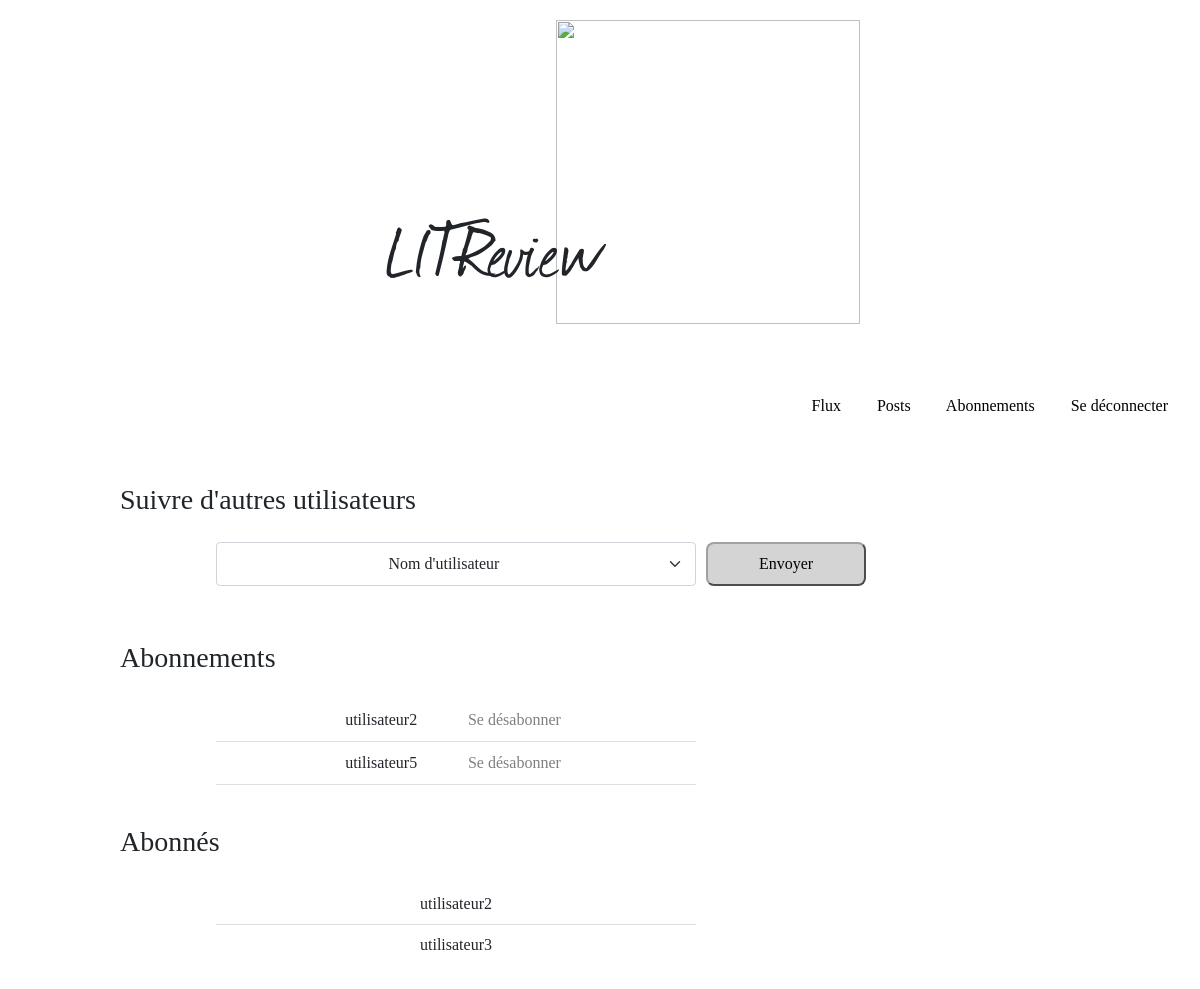
/follow-users/ (signed in), run on the app's committed database.
### blog/models.py (models this page shows)
class UserFollows(models.Model):
    user = models.ForeignKey(to=settings.AUTH_USER_MODEL, on_delete=models.CASCADE, related_name='following')
    followed_user = models.ForeignKey(to=settings.AUTH_USER_MODEL, on_delete=models.CASCADE, related_name='followed_by')
    class Meta:
        unique_together=('user', 'followed_user', )

### blog/views.py (the view)
# urls.py: path('follow-users/', blog.views.follow_users, name='follow_users'),
@login_required
def follow_users(request):
    follow_form = forms.UsersFollowForm()
    users = User.objects.filter(~Q(followed_by__in=request.user.following.all())).exclude(id=request.user.id)
    context = {'users': users,}
    if request.method == 'POST' and "new-user-follow-button" in request.POST:
        follow_form = forms.UsersFollowForm(request.POST)
        if follow_form.is_valid():
            usersFollow = follow_form.save()
            usersFollow.save()
            return render(request, 'blog/follow_users.html', context=context)
    if request.method == 'POST' and "delete-user-follow-button" in request.POST:
        instance = models.UserFollows.objects.get(user=request.user, followed_user=request.POST['delete-user-follow-button'])
        instance.delete()
        return render(request, 'blog/follow_users.html', context=context)
    return render(request, 'blog/follow_users.html', context=context)

### blog/templates/blog/follow_users.html (shortened to what this page needs)
{% extends 'base.html' %}
{% block content %}
<div id="follow-template">
    <form method="post">
        <div class="mb-4">
            <h3>Suivre d'autres utilisateurs</h3>
            <div id="choose-user-to-follow">
                <select class="form-select" name="followed_user" required id="id_followed_user">
                    <option value selected>Nom d'utilisateur</option>
                </select>
                <button type="submit" class="button-type" name="new-user-follow-button">Envoyer</button>
            </div>
        </div>
    </form>
    <form method="post">
        <div class="mb-4">
            <h3>Abonnements</h3>
            <ul class="list-group list-group-flush ">
                {% for user in request.user.following.all %}
                    <li class="list-group-item">{{ user.followed_user }}<button class="button-unfollow" name="delete-user-follow-button" value="{{ user.followed_user.id }}">Se désabonner</button></li>
                {% endfor %}
            </ul>
        </div>
    </form>
    <div class="mb-4">
        <h3>Abonnés</h3>
        <div class="follow-list">
        <ul class="list-group list-group-flush">
            {% for user in request.user.followed_by.all %}
                <li class="list-group-item">{{ user.user }}</li>
            {% endfor %}
        </ul>
        </div>
    </div>
</div>
{% endblock content %}

### static/LITReview/styles.css (style rules this page uses)
body { font-family:'Times New Roman', Times, serif; }
h3 { margin-top: 15px; margin-bottom: 25px; }
form { display:flex; flex-direction: column; }
.button-type { color: black; border-radius: 8px; border-style: outset; border-width: 2px; border-color: rgb(161, 161, 161); padding-top: 8px; padding-bottom: 8px; margin-left: auto; margin-right: auto; margin-bottom: 15px; background-color: rgb(212, 212, 212); text-align: center; cursor: pointer; font-family: Georgia, 'Times New Roman', Times, serif; font-size: medium; text-decoration: none; width: 160px; }
#follow-template { margin-left: 10%; margin-right: 10%; }
#choose-user-to-follow { display: flex; flex-direction: row; }
#choose-user-to-follow .button-type { margin-left: 10px; margin-bottom: 0px; }
#choose-user-to-follow select, #follow-template ul { max-width: 50%; margin-left: 10%; text-align: center; }
.button-unfollow { margin-left: 10%; border-style: none; background-color: white; color: gray; }

### data on the page
UserFollows: followed_user "utilisateur2"
UserFollows: followed_user "utilisateur5"
UserFollows: user "utilisateur2"
UserFollows: user "utilisateur3"
